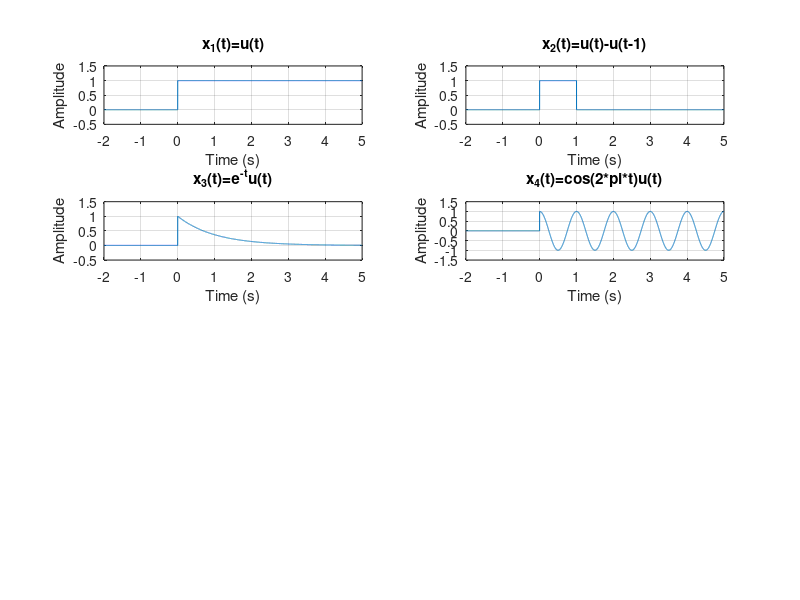

Write MATLAB code to recreate this figure.
Ts = 0.001;
t = -2:Ts:5;

figure('Name', 'Plots of CT Signals');

% x1 First signal: Unit step
subplot(4, 2, 1);
x1 = (t >= 0);
plot(t, x1);
title('x_1(t)=u(t)');
xlabel('Time (s)');
ylabel('Amplitude');
axis([-2 5 -0.5 1.50]);
grid on;

% x2 Second signal: Exponential decay
subplot(4, 2, 2);
x2 = (t >= 0) - (t > 1);
plot(t, x2);
title('x_2(t)=u(t)-u(t-1)');
xlabel('Time (s)');
ylabel('Amplitude');
axis([-2 5 -0.5 1.50]);
grid on;

% x3 
subplot(4, 2, 3);
x3 = exp(-t) .* (t >= 0);
plot(t, x3);
title('x_3(t)=e^{-t}u(t)');
xlabel('Time (s)');
ylabel('Amplitude');
axis([-2 5 -0.5 1.50]);
grid on;

% x4
subplot(4, 2, 4);
x4 = cos (2 * pi * 1 * t) .* (t >= 0);
plot(t ,x4);
title('x_4(t)=cos(2*pi*t)u(t)');
xlabel('Time (s)');
ylabel('Amplitude');
axis([-2 5 -1.5 1.50]);
grid on;






